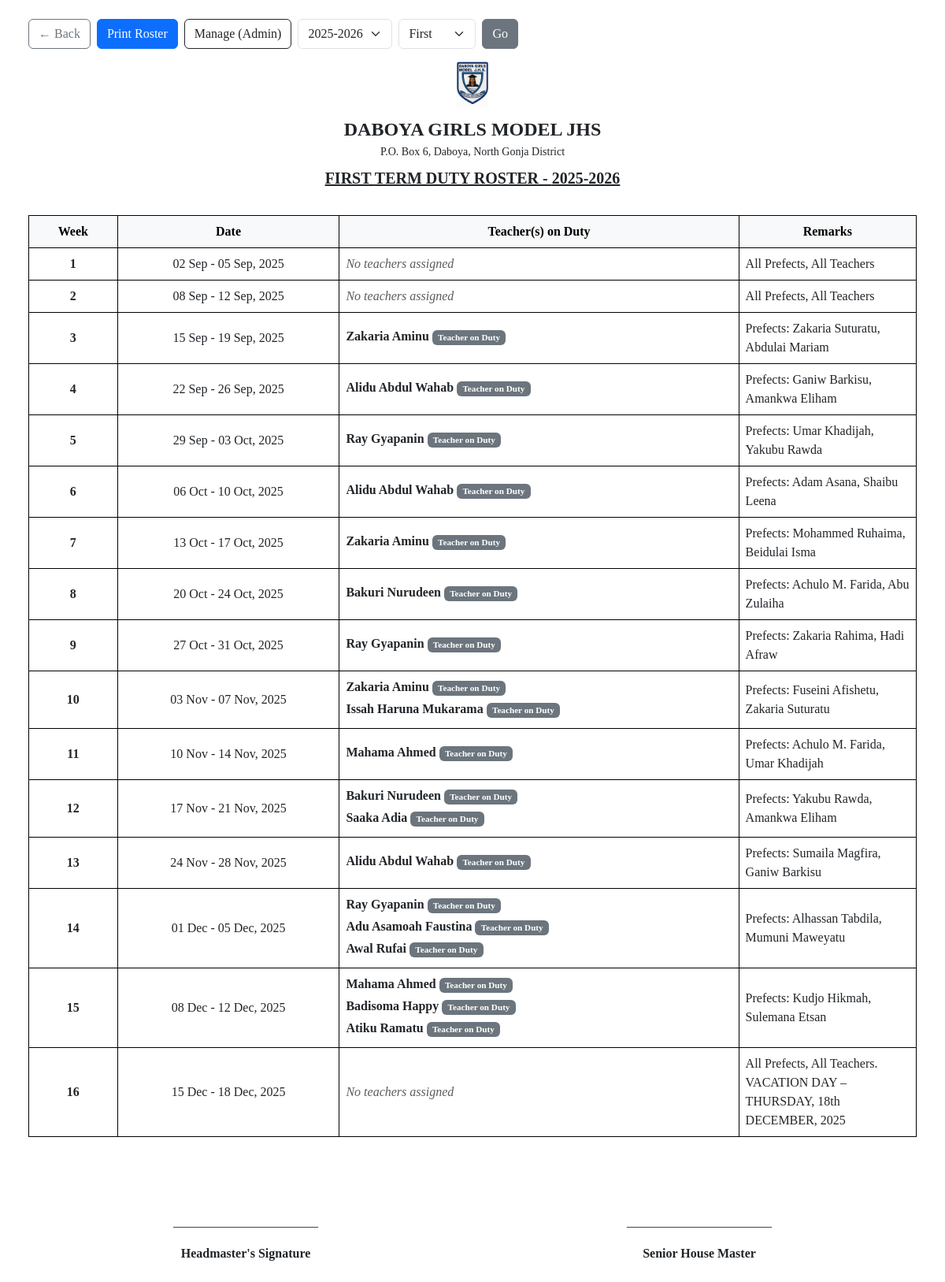
The app's page /teachers/duty-roster/ (signed in) with its own data.
### academics/models.py (models this page shows, shortened)
class SchoolInfo(models.Model):
    name = models.CharField(max_length=200, default="Daboya Girls Model JHS")
    address = models.TextField(default="P.O. Box 6, Daboya, North Gonja District")
    phone = models.CharField(max_length=50, default="024-0852910")
    email = models.EmailField(default="info@daboyagirlsmodel.edu.gh")
    motto = models.CharField(max_length=200, default="Success, Our Concern")
    logo = models.ImageField(upload_to='school_logo/', null=True, blank=True)
    class Meta:
        verbose_name_plural = "School Information"

class AcademicYear(models.Model):
    name = models.CharField(max_length=20)
    start_date = models.DateField()
    end_date = models.DateField()
    is_current = models.BooleanField(default=False)
    def __str__(self):
        return self.name
    class Meta:
        ordering = ['-start_date']

### teachers/models.py (models this page shows, shortened)
class DutyWeek(models.Model):
    TERM_CHOICES = (
        ('First', 'First Term'),
        ('Second', 'Second Term'),
        ('Third', 'Third Term'),
    )
    academic_year = models.ForeignKey('academics.AcademicYear', on_delete=models.CASCADE)
    term = models.CharField(max_length=15, choices=TERM_CHOICES)
    week_number = models.PositiveIntegerField()
    start_date = models.DateField()
    end_date = models.DateField()
    remarks = models.TextField(blank=True, null=True)
    class Meta:
        ordering = ['start_date']
        unique_together = ['academic_year', 'term', 'week_number']
        verbose_name = "Duty Week"
        verbose_name_plural = "Duty Weeks"

class DutyAssignment(models.Model):
    week = models.ForeignKey(DutyWeek, on_delete=models.CASCADE, related_name='assignments')
    teacher = models.ForeignKey(Teacher, on_delete=models.CASCADE)
    role = models.CharField(max_length=100, default="Member", help_text="e.g. Senior Team Leader, Member")
    class Meta:
        unique_together = ['week', 'teacher']
        ordering = ['role', 'teacher']

class Teacher(models.Model):
    user = models.OneToOneField(User, on_delete=models.CASCADE)
    employee_id = models.CharField(max_length=20, unique=True)
    date_of_birth = models.DateField()
    date_of_joining = models.DateField()
    qualification = models.CharField(max_length=200)
    subjects = models.ManyToManyField('academics.Subject', blank=True)

### accounts/models.py (models this page shows, shortened)
class User(AbstractUser):
    USER_TYPES = (
        ('admin', 'Admin'),
        ('teacher', 'Teacher'),
        ('student', 'Student'),
        ('parent', 'Parent'),
    )
    user_type = models.CharField(max_length=10, choices=USER_TYPES)
    phone = models.CharField(max_length=15, blank=True)
    address = models.TextField(blank=True)
    profile_picture = models.ImageField(upload_to='profiles/', null=True, blank=True)

### teachers/views.py (the view)
# urls.py: path('duty-roster/', views.print_duty_roster, name='duty_roster'),
@login_required
def print_duty_roster(request):
    current_year = AcademicYear.objects.filter(is_current=True).first()
    if not current_year:
        current_year = AcademicYear.objects.first()
    term = request.GET.get('term', 'First')
    year_id = request.GET.get('year', current_year.id if current_year else None)
    if year_id:
        year = get_object_or_404(AcademicYear, id=year_id)
    else:
        year = None
    weeks = DutyWeek.objects.filter(academic_year=year, term=term).prefetch_related('assignments', 'assignments__teacher', 'assignments__teacher__user').order_by('week_number')
    context = {
        'weeks': weeks,
        'year': year,
        'term': term,
        'school_info': SchoolInfo.objects.first(),
        'available_terms': ['First', 'Second', 'Third'],
        'academic_years': AcademicYear.objects.all(),
    }
    return render(request, 'teachers/duty_roster_pdf.html', context)

### academics/context_processors.py (called while the page is built)
def school_info(request):
    try:
        info = SchoolInfo.objects.first()
    except:
        info = None
    if not info:
        return {
            'school_name': "Daboya Girls Model JHS",
            'school_address': "P.O. Box 6, Daboya, North Gonja District",
            'school_motto': "Success, Our Concern",
        }
    return {
        'school_name': info.name,
        'school_address': info.address,
        'school_phone': info.phone,
        'school_email': info.email,
        'school_motto': info.motto,
        'school_logo': info.logo,
        'school_object': info
    }

### templates/teachers/duty_roster_pdf.html (shortened to what this page needs)
<!DOCTYPE html>
<html lang="en">
<head>
    <link href="https://cdn.jsdelivr.net/npm/bootstrap@5.3.0/dist/css/bootstrap.min.css" rel="stylesheet">
</head>
<body class="p-3 p-md-4">
    <div class="container-fluid">
        <div class="no-print mb-3 d-flex flex-wrap gap-2 justify-content-center justify-content-md-start">
            <a href="{% url 'dashboard' %}" class="btn btn-outline-secondary">← Back</a>
            <button onclick="window.print()" class="btn btn-primary">Print Roster</button>
            <a href="{% url 'admin:teachers_dutyweek_changelist' %}" class="btn btn-outline-dark">Manage (Admin)</a>
            <form class="d-flex gap-2 align-items-center" method="get">
                <select name="year" class="form-select w-auto">
                    {% for y in academic_years %}
                    <option value="{{ y.id }}" {% if y.id == year.id %}selected{% endif %}>{{ y.name }}</option>
                    {% endfor %}
                </select>
                <select name="term" class="form-select w-auto">
                    {% for t in available_terms %}
                    <option value="{{ t }}" {% if t == term %}selected{% endif %}>{{ t }}</option>
                    {% endfor %}
                </select>
                <button type="submit" class="btn btn-secondary">Go</button>
            </form>
        </div>
        <div class="header">
            {% if school_info.logo %}
            <img src="{{ school_info.logo.url }}" alt="Logo" style="height: 60px; max-width: 100%;" class="mb-2">
            {% endif %}
            <div class="school-name fs-4 fs-md-3">{{ school_info.name|default:"St. Peter's Methodist JHS" }}</div>
            <div class="small">{{ school_info.address }}</div>
            <div class="roster-title fs-5 mt-2">{{ term|upper }} TERM DUTY ROSTER - {{ year.name }}</div>
        </div>
        <div class="desktop-view d-none d-md-block">
            <table class="table table-bordered">
                <thead class="table-light">
                    <tr>
                        <th style="width: 10%;" class="text-center">Week</th>
                        <th style="width: 25%;" class="text-center">Date</th>
                        <th class="text-center">Teacher(s) on Duty</th>
                        <th style="width: 20%;" class="text-center">Remarks</th>
                    </tr>
                </thead>
                <tbody>
                    {% for week in weeks %}
                    <tr class="{% for assign in week.assignments.all %}{% if assign.teacher.user == user %}table-warning border-warning{% endif %}{% endfor %}">
                        <td class="text-center fw-bold">{{ week.week_number }}</td>
                        <td class="text-center">{{ week.start_date|date:"d M" }} - {{ week.end_date|date:"d M, Y" }}</td>
                        <td>
                            <ul class="list-unstyled mb-0">
                            {% for assign in week.assignments.all %}
                                <li class="mb-1">
                                    {% if assign.teacher.user == user %}
                                        <strong class="text-dark bg-warning px-1 rounded">{{ assign.teacher.user.get_full_name }} (You)</strong>
                                    {% else %}
                                        <strong>{{ assign.teacher.user.get_full_name }}</strong>
                                    {% endif %}
                                    {% if assign.role and assign.role != 'Member' %}
                                    <span class="badge bg-secondary text-white small" style="font-size: 0.7em;">{{ assign.role }}</span>
                                    {% endif %}
                                </li>
                            {% empty %}
                                <em class="text-muted">No teachers assigned</em>
                            {% endfor %}
                            </ul>
                        </td>
                        <td>{{ week.remarks|default:""|linebreaksbr }}</td>
                    </tr>
                    {% empty %}
                    <tr>
                        <td colspan="4" class="text-center py-5">
                            <p class="mb-0">No duty roster entries found.</p>
                        </td>
                    </tr>
                    {% endfor %}
                </tbody>
            </table>
        </div>
        <div class="mt-5 d-none d-print-block d-md-block">
            <div class="row">
                <div class="col-6 text-center">
                    <br><br>
                    <p>_______________________</p>
                    <p><strong>Headmaster's Signature</strong></p>
                </div>
                <div class="col-6 text-center">
                    <br><br>
                    <p>_______________________</p>
                    <p><strong>Senior House Master</strong></p>
                </div>
            </div>
        </div>
    </div>
</body>
</html>

### templates/teachers/duty_roster_pdf.html (style rules this page uses)
body { font-family: 'Times New Roman', serif; }
.header { text-align: center; margin-bottom: 2rem; }
.school-name { font-size: 24px; font-weight: bold; text-transform: uppercase; }
.roster-title { font-size: 20px; font-weight: bold; text-decoration: underline; margin-top: 10px; }
.table-bordered th, .table-bordered td { border: 1px solid black !important; vertical-align: middle; }

### records on screen
SchoolInfo: logo (picture), name "DABOYA GIRLS MODEL JHS", address "P.O. Box 6, Daboya, North Gonja District"
AcademicYear: name "2025-2026"
DutyWeek: week_number "1", start_date "02 Sep", end_date "05 Sep, 2025", remarks "All Prefects, All Teachers"
DutyWeek: week_number "2", start_date "08 Sep", end_date "12 Sep, 2025", remarks "All Prefects, All Teachers"
DutyWeek: week_number "3", start_date "15 Sep", end_date "19 Sep, 2025", remarks "Prefects: Zakaria Suturatu, Abdulai Mariam"
DutyAssignment: teacher.user.get_full_name "Zakaria Aminu", role "Teacher on Duty"
DutyWeek: week_number "4", start_date "22 Sep", end_date "26 Sep, 2025", remarks "Prefects: Ganiw Barkisu, Amankwa Eliham"
DutyAssignment: teacher.user.get_full_name "Alidu Abdul Wahab", role "Teacher on Duty"
DutyWeek: week_number "5", start_date "29 Sep", end_date "03 Oct, 2025", remarks "Prefects: Umar Khadijah, Yakubu Rawda"
DutyAssignment: teacher.user.get_full_name "Ray Gyapanin", role "Teacher on Duty"
DutyWeek: week_number "6", start_date "06 Oct", end_date "10 Oct, 2025", remarks "Prefects: Adam Asana, Shaibu Leena"
DutyAssignment: teacher.user.get_full_name "Alidu Abdul Wahab", role "Teacher on Duty"
DutyWeek: week_number "7", start_date "13 Oct", end_date "17 Oct, 2025", remarks "Prefects: Mohammed Ruhaima, Beidulai Isma"
DutyAssignment: teacher.user.get_full_name "Zakaria Aminu", role "Teacher on Duty"
DutyWeek: week_number "8", start_date "20 Oct", end_date "24 Oct, 2025", remarks "Prefects: Achulo M. Farida, Abu Zulaiha"
DutyAssignment: teacher.user.get_full_name "Bakuri Nurudeen", role "Teacher on Duty"
DutyWeek: week_number "9", start_date "27 Oct", end_date "31 Oct, 2025", remarks "Prefects: Zakaria Rahima, Hadi Afraw"
DutyAssignment: teacher.user.get_full_name "Ray Gyapanin", role "Teacher on Duty"
DutyWeek: week_number "10", start_date "03 Nov", end_date "07 Nov, 2025", remarks "Prefects: Fuseini Afishetu, Zakaria Suturatu"
DutyAssignment: teacher.user.get_full_name "Zakaria Aminu", role "Teacher on Duty"
DutyAssignment: teacher.user.get_full_name "Issah Haruna Mukarama", role "Teacher on Duty"
DutyWeek: week_number "11", start_date "10 Nov", end_date "14 Nov, 2025", remarks "Prefects: Achulo M. Farida, Umar Khadijah"
DutyAssignment: teacher.user.get_full_name "Mahama Ahmed", role "Teacher on Duty"
DutyWeek: week_number "12", start_date "17 Nov", end_date "21 Nov, 2025", remarks "Prefects: Yakubu Rawda, Amankwa Eliham"
DutyAssignment: teacher.user.get_full_name "Bakuri Nurudeen", role "Teacher on Duty"
DutyAssignment: teacher.user.get_full_name "Saaka Adia", role "Teacher on Duty"
DutyWeek: week_number "13", start_date "24 Nov", end_date "28 Nov, 2025", remarks "Prefects: Sumaila Magfira, Ganiw Barkisu"
DutyAssignment: teacher.user.get_full_name "Alidu Abdul Wahab", role "Teacher on Duty"
DutyWeek: week_number "14", start_date "01 Dec", end_date "05 Dec, 2025", remarks "Prefects: Alhassan Tabdila, Mumuni Maweyatu"
DutyAssignment: teacher.user.get_full_name "Ray Gyapanin", role "Teacher on Duty"
DutyAssignment: teacher.user.get_full_name "Adu Asamoah Faustina", role "Teacher on Duty"
DutyAssignment: teacher.user.get_full_name "Awal Rufai", role "Teacher on Duty"
DutyWeek: week_number "15", start_date "08 Dec", end_date "12 Dec, 2025", remarks "Prefects: Kudjo Hikmah, Sulemana Etsan"
DutyAssignment: teacher.user.get_full_name "Mahama Ahmed", role "Teacher on Duty"
DutyAssignment: teacher.user.get_full_name "Badisoma Happy", role "Teacher on Duty"
DutyAssignment: teacher.user.get_full_name "Atiku Ramatu", role "Teacher on Duty"
DutyWeek: week_number "16", start_date "15 Dec", end_date "18 Dec, 2025", remarks "All Prefects, All Teachers. VACATION DAY – THURSDAY, 18th DECEMBER, 2025"

### other values on screen
{{ term|upper }} "FIRST"
form field year "2025-2026"
form field term "First"
